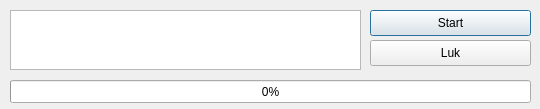
<?xml version="1.0" encoding="UTF-8"?>
<ui version="4.0">
    <class>getCustomersHttpDialog</class>
    <widget class="QDialog" name="getCustomersHttpDialog">
        <property name="geometry">
            <rect>
                <x>0</x>
                <y>0</y>
                <width>540</width>
                <height>109</height>
            </rect>
        </property>
        <property name="windowTitle">
            <string>Kunde import fra server</string>
        </property>
        <widget class="QListWidget" name="itemList">
            <property name="geometry">
                <rect>
                    <x>10</x>
                    <y>10</y>
                    <width>351</width>
                    <height>60</height>
                </rect>
            </property>
        </widget>
        <widget class="QProgressBar" name="progress_bar">
            <property name="geometry">
                <rect>
                    <x>10</x>
                    <y>80</y>
                    <width>521</width>
                    <height>23</height>
                </rect>
            </property>
            <property name="value">
                <number>0</number>
            </property>
        </widget>
        <widget class="QPushButton" name="buttonStart">
            <property name="geometry">
                <rect>
                    <x>370</x>
                    <y>10</y>
                    <width>161</width>
                    <height>26</height>
                </rect>
            </property>
            <property name="text">
                <string>Start</string>
            </property>
        </widget>
        <widget class="QPushButton" name="buttonClose">
            <property name="geometry">
                <rect>
                    <x>370</x>
                    <y>40</y>
                    <width>161</width>
                    <height>26</height>
                </rect>
            </property>
            <property name="text">
                <string>Luk</string>
            </property>
        </widget>
    </widget>
    <resources/>
    <connections/>
</ui>
